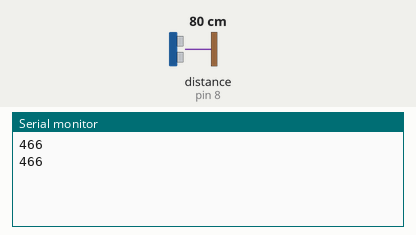
This sketch was run on a simulated Arduino Uno, built with avr-gcc and run on an emulated ATmega328P. On the bench: the last lines printed to the serial monitor. The test bench sets the inputs (shaded band); at power-on: distance to the obstacle (sensor on pin 8) 80 cm. The echo pulse lasts 58.3 µs per cm.

Above: at 1.8 s.
1.9 s: distance to the obstacle (sensor on pin 8) set to 2 cm
At 2.8 s:
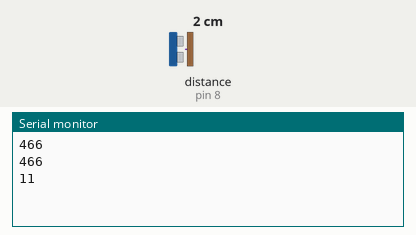
3.4 s: distance to the obstacle (sensor on pin 8) set to 4 cm
At 4.5 s:
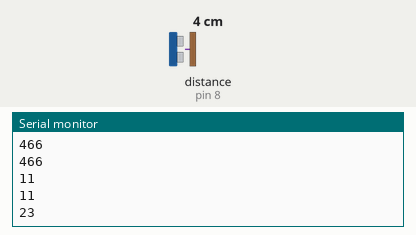
Timing chart, 0 to 6.4 s (numbered marks = the images above; inputs shaded):
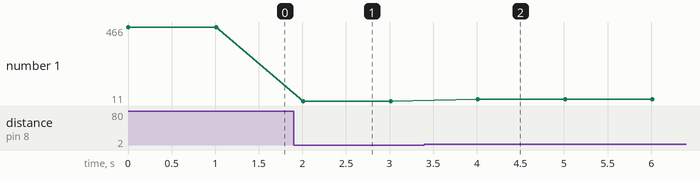

The sketch:

Uso_de_Funciones_en_Arduino_-_Tutorial.ino
```cpp
int UECHO = 8;
int UTRIG = 0;

void setup() {
  // put your setup code here, to run once:
  Serial.begin(9600);

  pinMode(UECHO, INPUT);
  pinMode(UTRIG, OUTPUT);
}

void loop() {
  int divisor = 10;

  int dis = sensor(divisor);
  Serial.println(dis);

  delay(1000);
  }
  // put your main code here, to run repeatedly:
  int sensor(int valor)
  {
   digitalWrite(UTRIG, LOW);
   delayMicroseconds(2);
   digitalWrite(UTRIG, HIGH);
   delayMicroseconds(10);
   digitalWrite(UTRIG, LOW);
   int distancia = pulseIn(UECHO, HIGH);
   distancia = distancia/valor;

   return distancia;
  }
```

Measured:
- after the input at 1.9 s, the serial monitor: prints a new line after 0.11 s (image 1)
- after the input at 3.4 s, the serial monitor: prints a new line after 0.61 s (image 2)
- plotted number 1: 466 → 11 after the input at 1.9 s, 11 → 23 after the input at 3.4 s
